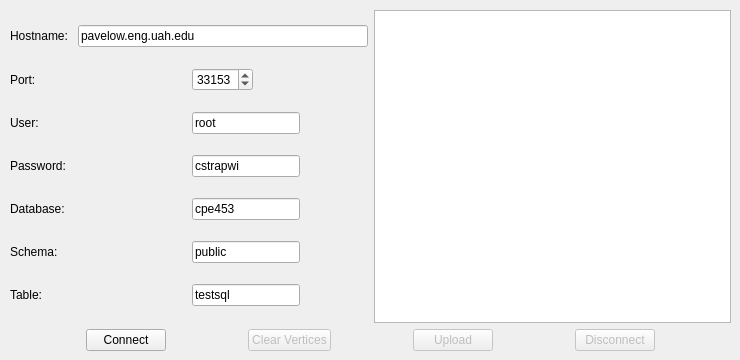
         <widget class="QWidget" name="tab_3">
          <attribute name="title">
           <string>SQL</string>
          </attribute>
          <widget class="QWidget" name="gridLayoutWidget">
           <property name="geometry">
            <rect>
             <x>10</x>
             <y>10</y>
             <width>721</width>
             <height>341</height>
            </rect>
           </property>
           <layout class="QGridLayout" name="gridLayout">
            <item row="0" column="0">
             <layout class="QHBoxLayout" name="horizontalLayout_26">
              <item>
               <layout class="QVBoxLayout" name="verticalLayout_4">
                <property name="sizeConstraint">
                 <enum>QLayout::SetDefaultConstraint</enum>
                </property>
                <item>
                 <layout class="QHBoxLayout" name="horizontalLayout_16">
                  <item>
                   <widget class="QLabel" name="label_hostname_2">
                    <property name="text">
                     <string>Hostname: </string>
                    </property>
                   </widget>
                  </item>
                  <item>
                   <widget class="QLineEdit" name="lineEdit_hostname_2">
                    <property name="text">
                     <string>pavelow.eng.uah.edu</string>
                    </property>
                   </widget>
                  </item>
                 </layout>
                </item>
                <item>
                 <layout class="QHBoxLayout" name="horizontalLayout_17">
                  <item>
                   <widget class="QLabel" name="label_port_2">
                    <property name="text">
                     <string>Port: </string>
                    </property>
                   </widget>
                  </item>
                  <item alignment="Qt::AlignLeft">
                   <widget class="QSpinBox" name="spinBox_port_2">
                    <property name="maximum">
                     <number>99999</number>
                    </property>
                    <property name="value">
                     <number>33153</number>
                    </property>
                   </widget>
                  </item>
                 </layout>
                </item>
                <item>
                 <layout class="QHBoxLayout" name="horizontalLayout_18">
                  <item>
                   <widget class="QLabel" name="label_user_2">
                    <property name="text">
                     <string>User: </string>
                    </property>
                   </widget>
                  </item>
                  <item alignment="Qt::AlignLeft">
                   <widget class="QLineEdit" name="lineEdit_user_2">
                    <property name="text">
                     <string>root</string>
                    </property>
                   </widget>
                  </item>
                 </layout>
                </item>
                <item>
                 <layout class="QHBoxLayout" name="horizontalLayout_19">
                  <item>
                   <widget class="QLabel" name="label_password_2">
                    <property name="text">
                     <string>Password: </string>
                    </property>
                   </widget>
                  </item>
                  <item alignment="Qt::AlignLeft">
                   <widget class="QLineEdit" name="lineEdit_password_2">
                    <property name="text">
                     <string>cstrapwi</string>
                    </property>
                   </widget>
                  </item>
                 </layout>
                </item>
                <item>
                 <layout class="QHBoxLayout" name="horizontalLayout_20">
                  <item>
                   <widget class="QLabel" name="label_database_2">
                    <property name="text">
                     <string>Database: </string>
                    </property>
                   </widget>
                  </item>
                  <item alignment="Qt::AlignLeft">
                   <widget class="QLineEdit" name="lineEdit_database_2">
                    <property name="text">
                     <string>cpe453</string>
                    </property>
                   </widget>
                  </item>
                 </layout>
                </item>
                <item>
                 <layout class="QHBoxLayout" name="horizontalLayout_21">
                  <item>
                   <widget class="QLabel" name="label_schema_2">
                    <property name="text">
                     <string>Schema: </string>
                    </property>
                   </widget>
                  </item>
                  <item alignment="Qt::AlignLeft">
                   <widget class="QLineEdit" name="lineEdit_schema_2">
                    <property name="text">
                     <string>public</string>
                    </property>
                   </widget>
                  </item>
                 </layout>
                </item>
                <item>
                 <layout class="QHBoxLayout" name="horizontalLayout_22">
                  <item>
                   <widget class="QLabel" name="label_table_2">
                    <property name="text">
                     <string>Table: </string>
                    </property>
                   </widget>
                  </item>
                  <item alignment="Qt::AlignLeft">
                   <widget class="QLineEdit" name="lineEdit_table_2">
                    <property name="text">
                     <string>testsql</string>
                    </property>
                   </widget>
                  </item>
                 </layout>
                </item>
               </layout>
              </item>
              <item>
               <widget class="QTextBrowser" name="textBrowser_sql_2"/>
              </item>
             </layout>
            </item>
            <item row="1" column="0">
             <layout class="QHBoxLayout" name="horizontalLayout_23">
              <item>
               <spacer name="horizontalSpacer_3">
                <property name="orientation">
                 <enum>Qt::Horizontal</enum>
                </property>
                <property name="sizeHint" stdset="0">
                 <size>
                  <width>40</width>
                  <height>20</height>
                 </size>
                </property>
               </spacer>
              </item>
              <item>
               <widget class="QPushButton" name="pushButton_connect_2">
                <property name="text">
                 <string>Connect</string>
                </property>
               </widget>
              </item>
              <item>
               <spacer name="horizontalSpacer">
                <property name="orientation">
                 <enum>Qt::Horizontal</enum>
                </property>
                <property name="sizeHint" stdset="0">
                 <size>
                  <width>40</width>
                  <height>20</height>
                 </size>
                </property>
               </spacer>
              </item>
              <item>
               <widget class="QPushButton" name="pushButton_sqlClear">
                <property name="enabled">
                 <bool>false</bool>
                </property>
                <property name="text">
                 <string>Clear Vertices</string>
                </property>
               </widget>
              </item>
              <item>
               <spacer name="horizontalSpacer_2">
                <property name="orientation">
                 <enum>Qt::Horizontal</enum>
                </property>
                <property name="sizeHint" stdset="0">
                 <size>
                  <width>40</width>
                  <height>20</height>
                 </size>
                </property>
               </spacer>
              </item>
              <item>
               <widget class="QPushButton" name="pushButton_sqlUpload">
                <property name="enabled">
                 <bool>false</bool>
                </property>
                <property name="text">
                 <string>Upload</string>
                </property>
               </widget>
              </item>
              <item>
               <spacer name="horizontalSpacer_11">
                <property name="orientation">
                 <enum>Qt::Horizontal</enum>
                </property>
                <property name="sizeHint" stdset="0">
                 <size>
                  <width>40</width>
                  <height>20</height>
                 </size>
                </property>
               </spacer>
              </item>
              <item>
               <widget class="QPushButton" name="pushButton_disconnect_2">
                <property name="enabled">
                 <bool>false</bool>
                </property>
                <property name="text">
                 <string>Disconnect</string>
                </property>
               </widget>
              </item>
              <item>
               <spacer name="horizontalSpacer_12">
                <property name="orientation">
                 <enum>Qt::Horizontal</enum>
                </property>
                <property name="sizeHint" stdset="0">
                 <size>
                  <width>40</width>
                  <height>20</height>
                 </size>
                </property>
               </spacer>
              </item>
             </layout>
            </item>
           </layout>
          </widget>
         </widget>
